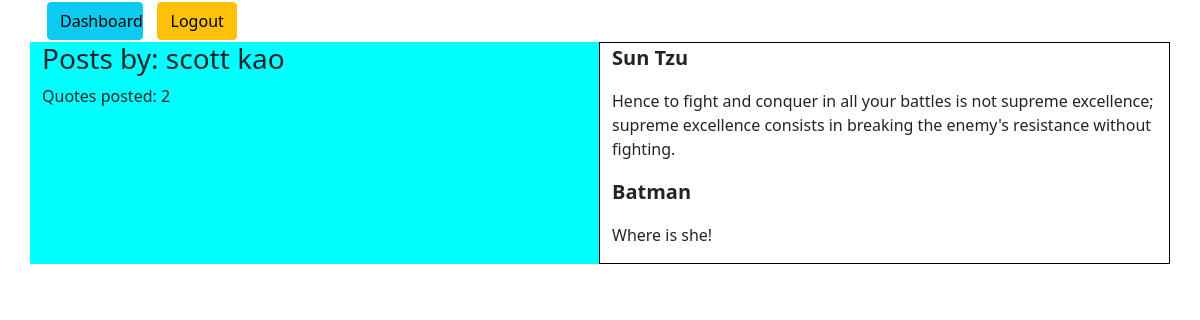
Page /poster/5 on the committed database.
### q_app/models.py (models this page shows)
class Quote(models.Model):
    quoter = models.CharField(max_length=30)
    quote = models.CharField(max_length=255)
    created_date = models.DateTimeField(auto_now_add=True)
    updated_at = models.DateTimeField(auto_now_add=True)
    posted_by = models.ForeignKey(User, related_name='posted_quote', on_delete = models.CASCADE)
    favorited_by = models.ManyToManyField(User, related_name="favorited_quote")
    objects = QuoteManager()

class User(models.Model):
    first_name = models.CharField(max_length=30)
    last_name = models.CharField(max_length=30)
    email = models.CharField(max_length=50)
    pw = models.CharField(max_length=30)
    created_date = models.DateTimeField(auto_now_add=True)
    updated_at = models.DateTimeField(auto_now_add=True)
    objects = UserManager()

### q_app/views.py (the view)
# urls.py: path('poster/<int:quote_id>', views.quote_poster)
def quote_poster(request, quote_id):
    poster = Quote.objects.get(id = quote_id)
    all_quotes = Quote.objects.all()
    quote_count = Quote.objects.filter(posted_by = poster.posted_by).count()
    context = {
        'poster': poster,
        'all_quotes': all_quotes,
        'quote_count': quote_count
    }
    return render(request, 'user.html', context)

### q_app/templates/user.html (shortened to what this page needs)
<!DOCTYPE html>
<html lang="en">
    <head>
        {% load static %}
        <link rel='stylesheet' href='https://cdn.jsdelivr.net/npm/bootstrap@5.1.0/dist/css/bootstrap.min.css'
>
        <link rel="stylesheet" href="{% static 'quote.css' %}">
    </head>
    <body>
        <div class='container'>
            <div class='col'>
                <a class ='btn btn-info' style="width: 6rem;" href="/dashboard">Dashboard</a>
                <a class ='btn btn-warning' style="width: 5rem;" href="/logout">Logout</a>
            </div>
            <div class="row">
                <div class='col' id='background'>
                    <h3>Posts by: {{poster.posted_by.first_name}} {{poster.posted_by.last_name}}</h3>
                    <p>Quotes posted: {{quote_count}}</p>
                </div>
                <div class="col" id='quote_block'>
                    {% for quote in all_quotes %}
                    {% if quote.posted_by.id == poster.posted_by.id %}
                    <div>
                        <p class='size'>{{quote.quoter}}<p>
                        <p>{{quote.quote}}</p>
                    </div>
                    {% endif %}
                    {% endfor %}
                </div>
            </div>
        </div>
    </body>
</html>

### q_app/static/quote.css (style rules this page uses)
#background { background-color: aqua; }
#quote_block { border: 1px solid black; }
.size { font-size: 15pt; font-weight: bold; }
.btn { margin: 2px 5px; }

### rows in the picture
Quote: posted_by.first_name "scott", posted_by.last_name "kao", quoter "Batman", quote "Where is she!"
Quote: quoter "Sun Tzu", quote "Hence to fight and conquer in all your battles is not supreme excellence; supreme excellence consists in breaking the enemy's resistance without fighting."

### other values in the picture
{{ quote_count }} "2"
